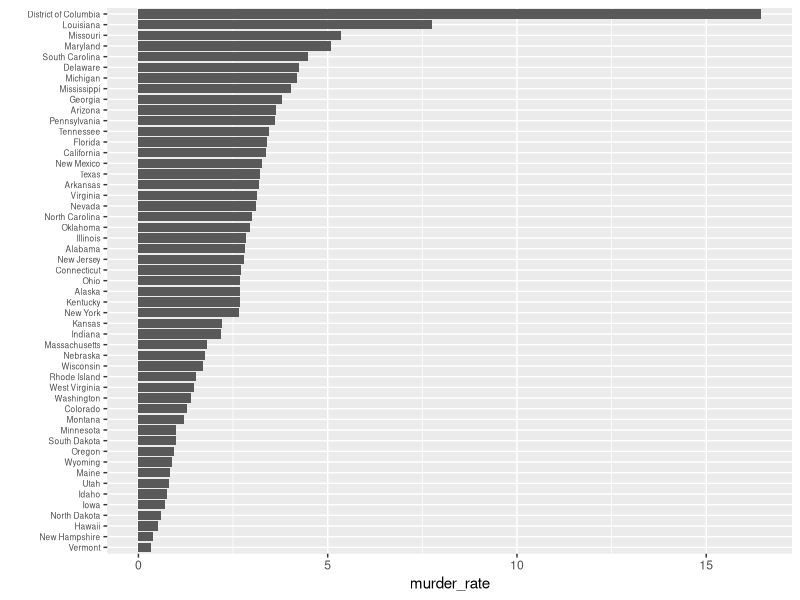

Source code (R):
library(dplyr)
library(ggplot2)
library(dslabs)
data(murders)
murders %>% mutate(murder_rate = total / population * 100000) %>%
  mutate(state = reorder(state, murder_rate)) %>%
  ggplot(aes(state, murder_rate)) +
  geom_bar(stat="identity") +
  coord_flip() +
  theme(axis.text.y = element_text(size = 6)) +
  xlab("")
